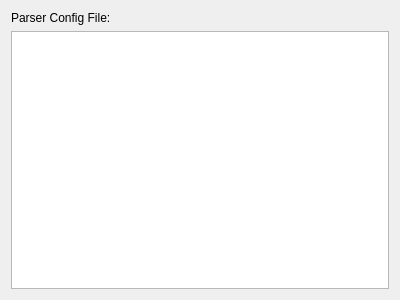
<?xml version="1.0" encoding="UTF-8"?>
<ui version="4.0">
 <class>ParserConfig</class>
 <widget class="QWidget" name="ParserConfig">
  <property name="geometry">
   <rect>
    <x>0</x>
    <y>0</y>
    <width>400</width>
    <height>300</height>
   </rect>
  </property>
  <property name="windowTitle">
   <string>Form</string>
  </property>
  <layout class="QVBoxLayout" name="verticalLayout">
   <item>
    <widget class="QLabel" name="label">
     <property name="text">
      <string>Parser Config File:</string>
     </property>
    </widget>
   </item>
   <item>
    <widget class="QPlainTextEdit" name="plainTextEdit">
     <property name="sizePolicy">
      <sizepolicy hsizetype="Expanding" vsizetype="Expanding">
       <horstretch>0</horstretch>
       <verstretch>0</verstretch>
      </sizepolicy>
     </property>
    </widget>
   </item>
  </layout>
 </widget>
 <resources/>
 <connections/>
</ui>
